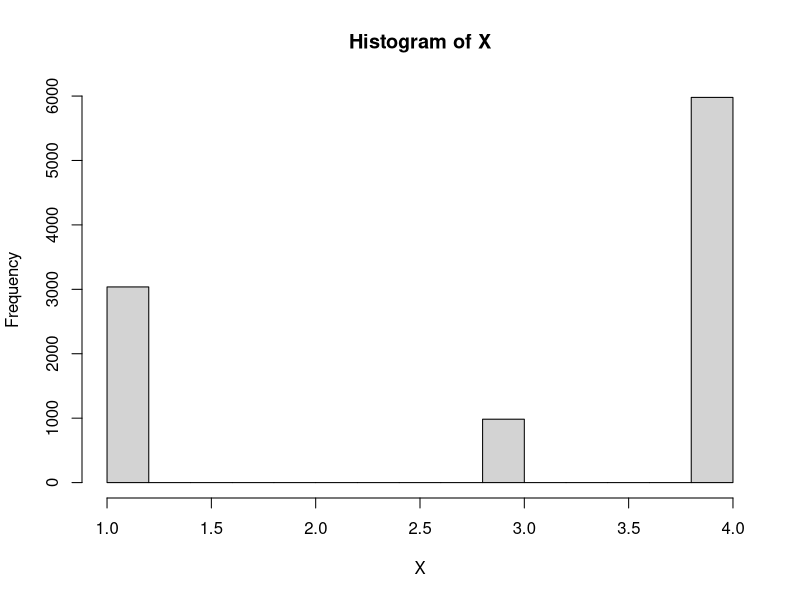
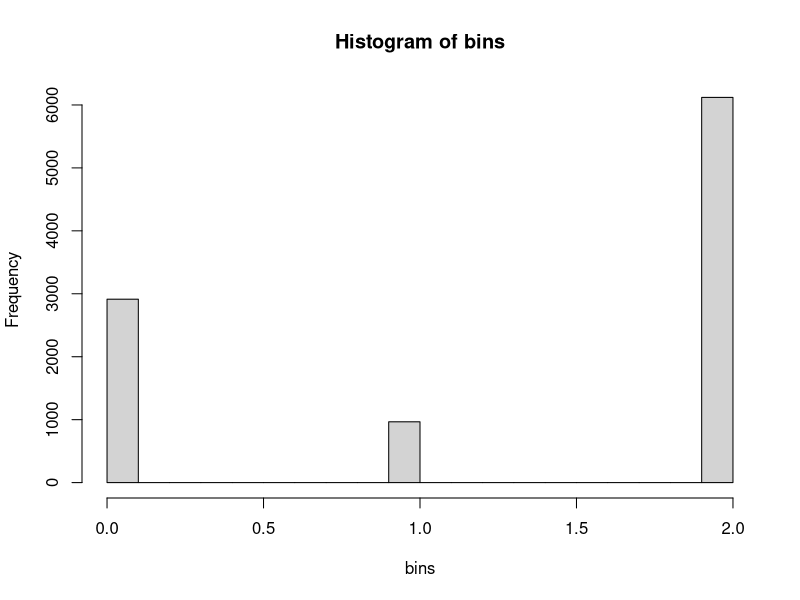

Here is the R script that generated these plots, in order:
#set.seed(1)
u1 <- runif(1)
if (u1 < 0.3) {
  x1 <- 1
} else if(u1 < 0.4) {
  x1 <-  3
}else {
  x1 <- 4
}

x1
u1

n <- 10000
gerador_de_x <- function(n) {
  u <- runif(n)
  i <- 1
  x <- rep(NA, n)
  for (i in 1:n){
    if (u[i] < 0.3) {
      x[i] <- 1
    } else if(u[i] < 0.4) {
      x[i] <- 3
    } else {
      x[i] <- 4
    }
  }
  return (x)
}
X <- gerador_de_x(n)
hist(X)

n <- 10000
u <- runif(n)
bins <- findInterval(u, c(0.3, 0.4))
bins
hist(bins)
help(findInterval)